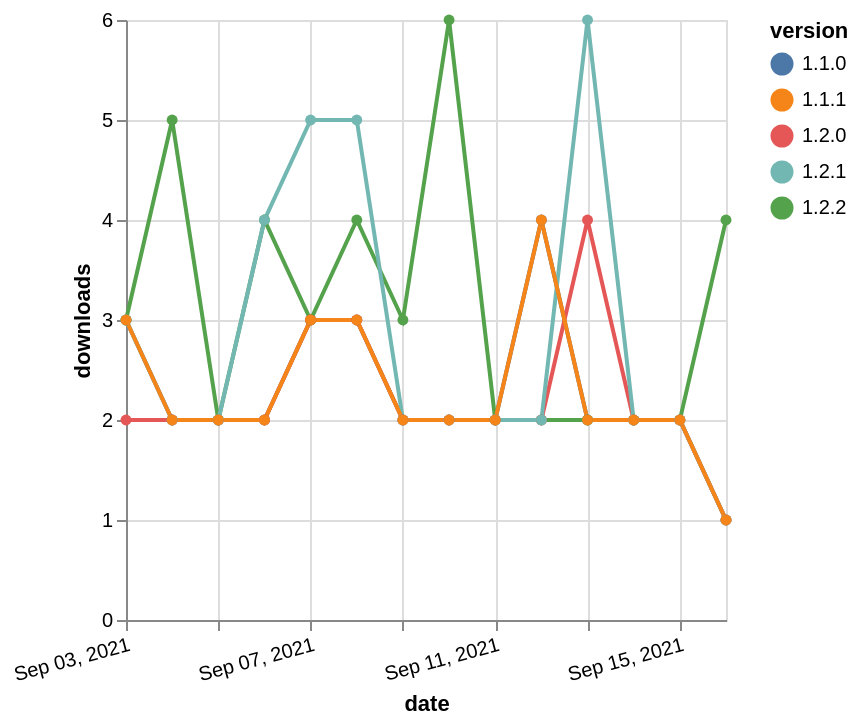

Vega-Lite specification for this chart:
### Vega-Lite specification from a JSON file in a GitHub repository (floating-point values rounded to 4 significant figures)
{"$schema": "https://vega.github.io/schema/vega-lite/v5.json", "description": "A simple bar chart with embedded data.", "data": {"values": [{"date": "2021-09-03", "total": 1587, "delta": 3, "version": "1.1.0"}, {"date": "2021-09-04", "total": 1589, "delta": 2, "version": "1.1.0"}, {"date": "2021-09-05", "total": 1591, "delta": 2, "version": "1.1.0"}, {"date": "2021-09-06", "total": 1593, "delta": 2, "version": "1.1.0"}, {"date": "2021-09-07", "total": 1596, "delta": 3, "version": "1.1.0"}, {"date": "2021-09-08", "total": 1599, "delta": 3, "version": "1.1.0"}, {"date": "2021-09-09", "total": 1601, "delta": 2, "version": "1.1.0"}, {"date": "2021-09-10", "total": 1603, "delta": 2, "version": "1.1.0"}, {"date": "2021-09-11", "total": 1605, "delta": 2, "version": "1.1.0"}, {"date": "2021-09-12", "total": 1609, "delta": 4, "version": "1.1.0"}, {"date": "2021-09-13", "total": 1611, "delta": 2, "version": "1.1.0"}, {"date": "2021-09-14", "total": 1613, "delta": 2, "version": "1.1.0"}, {"date": "2021-09-15", "total": 1615, "delta": 2, "version": "1.1.0"}, {"date": "2021-09-16", "total": 1616, "delta": 1, "version": "1.1.0"}, {"date": "2021-09-03", "total": 252, "delta": 3, "version": "1.2.2"}, {"date": "2021-09-04", "total": 257, "delta": 5, "version": "1.2.2"}, {"date": "2021-09-05", "total": 259, "delta": 2, "version": "1.2.2"}, {"date": "2021-09-06", "total": 263, "delta": 4, "version": "1.2.2"}, {"date": "2021-09-07", "total": 266, "delta": 3, "version": "1.2.2"}, {"date": "2021-09-08", "total": 270, "delta": 4, "version": "1.2.2"}, {"date": "2021-09-09", "total": 273, "delta": 3, "version": "1.2.2"}, {"date": "2021-09-10", "total": 279, "delta": 6, "version": "1.2.2"}, {"date": "2021-09-11", "total": 281, "delta": 2, "version": "1.2.2"}, {"date": "2021-09-12", "total": 283, "delta": 2, "version": "1.2.2"}, {"date": "2021-09-13", "total": 285, "delta": 2, "version": "1.2.2"}, {"date": "2021-09-14", "total": 287, "delta": 2, "version": "1.2.2"}, {"date": "2021-09-15", "total": 289, "delta": 2, "version": "1.2.2"}, {"date": "2021-09-16", "total": 293, "delta": 4, "version": "1.2.2"}, {"date": "2021-09-03", "total": 497, "delta": 2, "version": "1.2.0"}, {"date": "2021-09-04", "total": 499, "delta": 2, "version": "1.2.0"}, {"date": "2021-09-05", "total": 501, "delta": 2, "version": "1.2.0"}, {"date": "2021-09-06", "total": 503, "delta": 2, "version": "1.2.0"}, {"date": "2021-09-07", "total": 506, "delta": 3, "version": "1.2.0"}, {"date": "2021-09-08", "total": 509, "delta": 3, "version": "1.2.0"}, {"date": "2021-09-09", "total": 511, "delta": 2, "version": "1.2.0"}, {"date": "2021-09-10", "total": 513, "delta": 2, "version": "1.2.0"}, {"date": "2021-09-11", "total": 515, "delta": 2, "version": "1.2.0"}, {"date": "2021-09-12", "total": 517, "delta": 2, "version": "1.2.0"}, {"date": "2021-09-13", "total": 521, "delta": 4, "version": "1.2.0"}, {"date": "2021-09-14", "total": 523, "delta": 2, "version": "1.2.0"}, {"date": "2021-09-15", "total": 525, "delta": 2, "version": "1.2.0"}, {"date": "2021-09-16", "total": 526, "delta": 1, "version": "1.2.0"}, {"date": "2021-09-03", "total": 594, "delta": 3, "version": "1.2.1"}, {"date": "2021-09-04", "total": 596, "delta": 2, "version": "1.2.1"}, {"date": "2021-09-05", "total": 598, "delta": 2, "version": "1.2.1"}, {"date": "2021-09-06", "total": 602, "delta": 4, "version": "1.2.1"}, {"date": "2021-09-07", "total": 607, "delta": 5, "version": "1.2.1"}, {"date": "2021-09-08", "total": 612, "delta": 5, "version": "1.2.1"}, {"date": "2021-09-09", "total": 614, "delta": 2, "version": "1.2.1"}, {"date": "2021-09-10", "total": 616, "delta": 2, "version": "1.2.1"}, {"date": "2021-09-11", "total": 618, "delta": 2, "version": "1.2.1"}, {"date": "2021-09-12", "total": 620, "delta": 2, "version": "1.2.1"}, {"date": "2021-09-13", "total": 626, "delta": 6, "version": "1.2.1"}, {"date": "2021-09-14", "total": 628, "delta": 2, "version": "1.2.1"}, {"date": "2021-09-15", "total": 630, "delta": 2, "version": "1.2.1"}, {"date": "2021-09-16", "total": 631, "delta": 1, "version": "1.2.1"}, {"date": "2021-09-03", "total": 1361, "delta": 3, "version": "1.1.1"}, {"date": "2021-09-04", "total": 1363, "delta": 2, "version": "1.1.1"}, {"date": "2021-09-05", "total": 1365, "delta": 2, "version": "1.1.1"}, {"date": "2021-09-06", "total": 1367, "delta": 2, "version": "1.1.1"}, {"date": "2021-09-07", "total": 1370, "delta": 3, "version": "1.1.1"}, {"date": "2021-09-08", "total": 1373, "delta": 3, "version": "1.1.1"}, {"date": "2021-09-09", "total": 1375, "delta": 2, "version": "1.1.1"}, {"date": "2021-09-10", "total": 1377, "delta": 2, "version": "1.1.1"}, {"date": "2021-09-11", "total": 1379, "delta": 2, "version": "1.1.1"}, {"date": "2021-09-12", "total": 1383, "delta": 4, "version": "1.1.1"}, {"date": "2021-09-13", "total": 1385, "delta": 2, "version": "1.1.1"}, {"date": "2021-09-14", "total": 1387, "delta": 2, "version": "1.1.1"}, {"date": "2021-09-15", "total": 1389, "delta": 2, "version": "1.1.1"}, {"date": "2021-09-16", "total": 1390, "delta": 1, "version": "1.1.1"}]}, "width": "container", "mark": {"type": "line", "point": {"filled": true}}, "encoding": {"x": {"field": "date", "type": "temporal", "timeUnit": "yearmonthdate", "title": "date", "axis": {"labelAngle": -15}}, "y": {"field": "delta", "type": "quantitative", "title": "downloads"}, "color": {"field": "version", "type": "nominal"}, "tooltip": {"field": "delta"}}}
